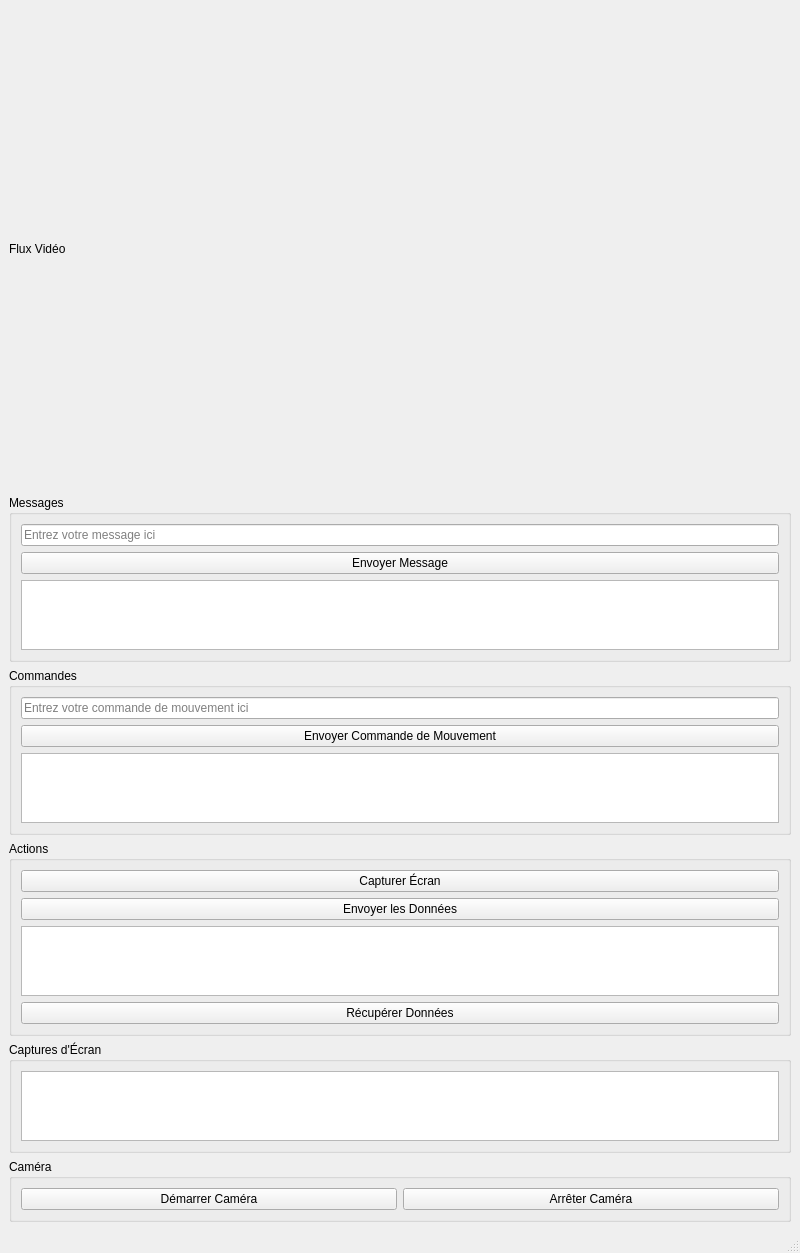
<?xml version="1.0" encoding="utf-8"?>
<ui version="4.0">
 <class>MainWindow</class>
 <widget class="QMainWindow" name="MainWindow">
  <property name="geometry">
   <rect>
    <x>0</x>
    <y>0</y>
    <width>800</width>
    <height>600</height>
   </rect>
  </property>
  <property name="windowTitle">
   <string>Mon Application</string>
  </property>
  <widget class="QWidget" name="centralwidget">
   <layout class="QVBoxLayout" name="verticalLayout">
    <item>
     <widget class="QLabel" name="videoLabel">
      <property name="minimumSize">
       <size>
        <width>640</width>
        <height>480</height>
       </size>
      </property>
      <property name="text">
       <string>Flux Vidéo</string>
      </property>
     </widget>
    </item>

    <item>
     <widget class="QGroupBox" name="groupBoxMessages">
      <property name="title">
       <string>Messages</string>
      </property>
      <layout class="QVBoxLayout" name="verticalLayout_2">
       <item>
        <widget class="QLineEdit" name="messageLineEdit">
         <property name="placeholderText">
          <string>Entrez votre message ici</string>
         </property>
        </widget>
       </item>
       <item>
        <widget class="QPushButton" name="sendButton">
         <property name="text">
          <string>Envoyer Message</string>
         </property>
        </widget>
       </item>
       <item>
        <widget class="QTextEdit" name="messagesTextEdit">
         <property name="readOnly">
          <bool>true</bool>
         </property>
        </widget>
       </item>
      </layout>
     </widget>
    </item>

    <item>
     <widget class="QGroupBox" name="groupBoxCommands">
      <property name="title">
       <string>Commandes</string>
      </property>
      <layout class="QVBoxLayout" name="verticalLayout_3">
       <item>
        <widget class="QLineEdit" name="commandLineEdit">
         <property name="placeholderText">
          <string>Entrez votre commande de mouvement ici</string>
         </property>
        </widget>
       </item>
       <item>
        <widget class="QPushButton" name="moveButton">
         <property name="text">
          <string>Envoyer Commande de Mouvement</string>
         </property>
        </widget>
       </item>
       <item>
        <widget class="QTextEdit" name="commandsTextEdit">
         <property name="readOnly">
          <bool>true</bool>
         </property>
        </widget>
       </item>
      </layout>
     </widget>
    </item>

    <item>
     <widget class="QGroupBox" name="groupBoxActions">
      <property name="title">
       <string>Actions</string>
      </property>
      <layout class="QVBoxLayout" name="verticalLayout_4">
       <item>
        <widget class="QPushButton" name="captureScreenButton">
         <property name="text">
          <string>Capturer Écran</string>
         </property>
        </widget>
       </item>
       <item>
        <widget class="QPushButton" name="sendGasButton">
         <property name="text">
          <string>Envoyer les Données</string>
         </property>
        </widget>
       </item>
       <item>
        <widget class="QTextEdit" name="measurementsTextEdit">
         <property name="readOnly">
          <bool>true</bool>
         </property>
        </widget>
       </item>
       <item>
        <widget class="QPushButton" name="fetchButton">
         <property name="text">
          <string>Récupérer Données</string>
         </property>
        </widget>
       </item>
      </layout>
     </widget>
    </item>

    <item>
     <widget class="QGroupBox" name="groupBoxScreenshots">
      <property name="title">
       <string>Captures d'Écran</string>
      </property>
      <layout class="QVBoxLayout" name="verticalLayout_5">
       <item>
        <widget class="QListWidget" name="screenshotsListWidget">
         <property name="selectionMode">
          <enum>QAbstractItemView::SingleSelection</enum>
         </property>
        </widget>
       </item>
      </layout>
     </widget>
    </item>

    <item>
     <widget class="QGroupBox" name="groupBoxCamera">
      <property name="title">
       <string>Caméra</string>
      </property>
      <layout class="QHBoxLayout" name="horizontalLayout">
       <item>
        <widget class="QPushButton" name="startCameraButton">
         <property name="text">
          <string>Démarrer Caméra</string>
         </property>
        </widget>
       </item>
       <item>
        <widget class="QPushButton" name="stopCameraButton">
         <property name="text">
          <string>Arrêter Caméra</string>
         </property>
        </widget>
       </item>
      </layout>
     </widget>
    </item>
   </layout>
  </widget>
  <widget class="QMenuBar" name="menubar"/>
  <widget class="QStatusBar" name="statusbar"/>
 </widget>
 <resources/>
 <connections/>
</ui>
